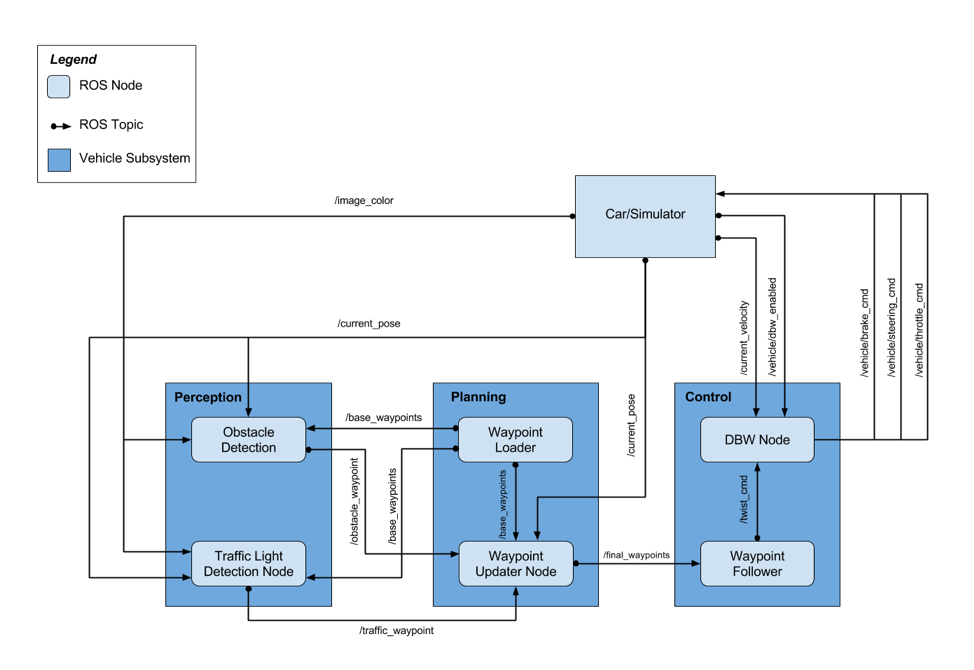
#> input picture media/Picture1.png, 974 x 670 px; its folder holds only this picture in this run
$ python -i image_augmentation.py   (imports and definitions only)
#> lines starting #> are read from the running program, lines starting #| are printed output that depends on the picture
"""
This module applies images augmentations to images to simulate different weather conditions.
"""
import cv2
import numpy as np
import random
import os

class ImageAugmentation:
    # [69 lines left out: functions random_brightness, increase_random_brightness, decrease_random_brightness, apply_brightness_contrast, add_random_shadow, add_snow, not called in this run]

    def generate_random_droplets(self, imshape, slant, drop_length, num_droplets=1500):
#> called with imshape = (670, 974, 3), slant = 2, drop_length = 16, num_droplets = 1117
        drops = []
        for i in range(num_droplets):
            if slant < 0:
                x = np.random.randint(slant, imshape[1])
            else:
                x = np.random.randint(0, imshape[1] - slant)
            y = np.random.randint(0, imshape[0] - drop_length)
            drops.append((x, y))
        return drops

    def add_rain(self, image, min_num_droplets=1000, max_num_droplets=1500):
        rain_image = image.copy()

        slant_extreme = 10
        slant = np.random.randint(-slant_extreme, slant_extreme)

        # Random droplet length
        drop_length = np.random.randint(1, 20)

        # Random droplet width
        drop_width = np.random.randint(1, 2)

        # Droplet color
        drop_color = (200, 200, 200)  ## a shade of gray

        # Number of droplets
        num_droplets = np.random.randint(min_num_droplets, max_num_droplets)

        # Generate random droplets
        rain_drops = self.generate_random_droplets(image.shape, slant, drop_length, num_droplets)

        for rain_drop in rain_drops:
            cv2.line(rain_image, (rain_drop[0], rain_drop[1]), (rain_drop[0] + slant, rain_drop[1] + drop_length),
                     drop_color, drop_width)
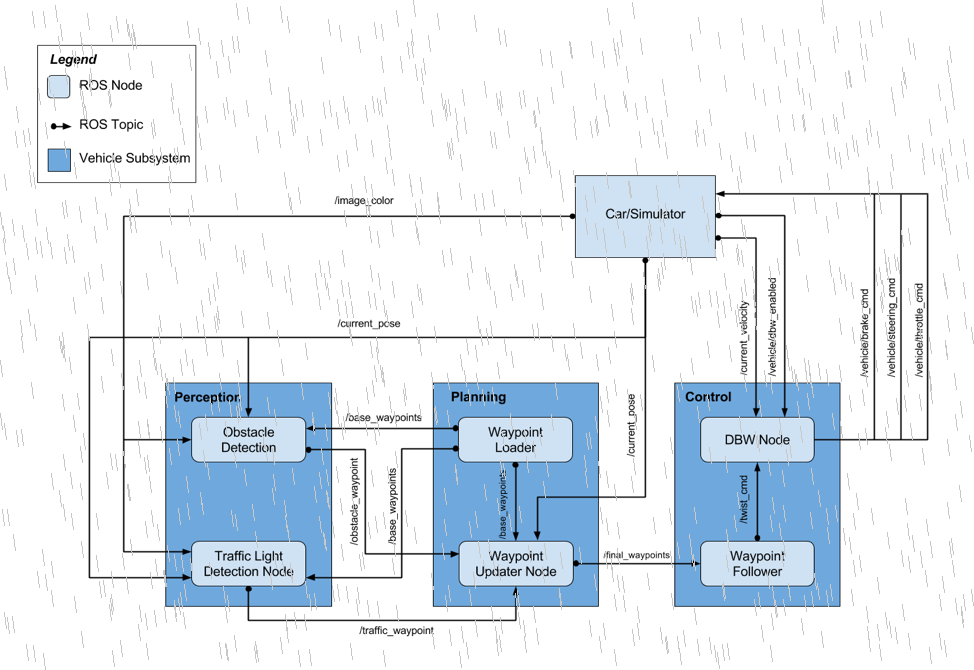
#> rain_image: shape (670, 974, 3); mean R, G, B 227.3, 234.9, 241.9
        rain_image = cv2.blur(rain_image, (7, 7))  ## rainy view are blurry
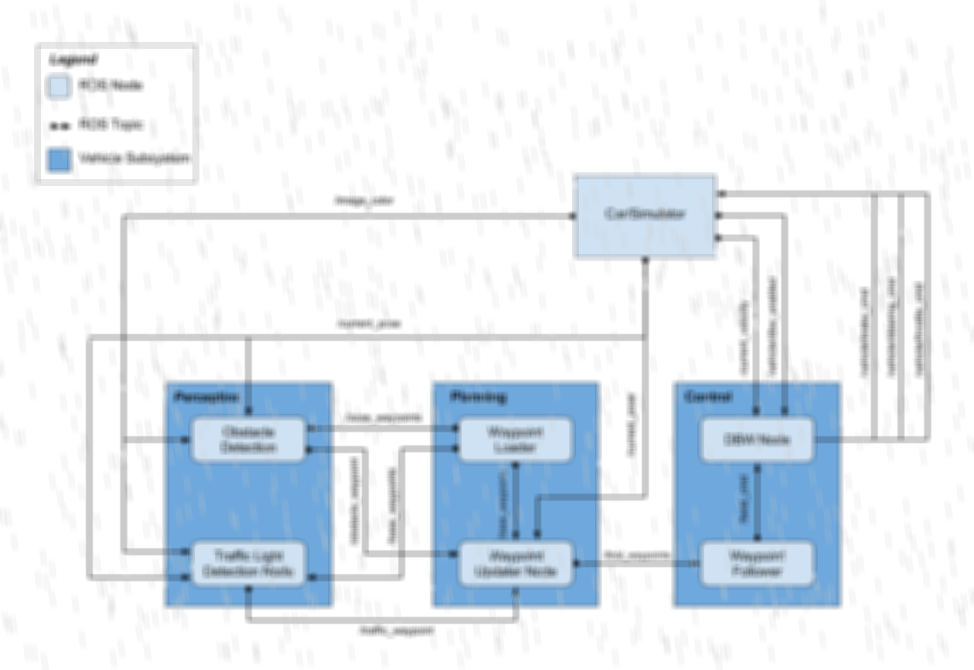
#> rain_image: shape (670, 974, 3); mean R, G, B 227.3, 235, 241.9

        brightness_coefficient = 0.7  ## rainy days are usually shady
        image_HLS = cv2.cvtColor(rain_image, cv2.COLOR_RGB2HLS)  ## Conversion to HLS
#> image_HLS: shape (670, 974, 3); mean of channels 0, 1, 2 21.2, 234.7, 25
        image_HLS[:, :, 1] = image_HLS[:, :,
                             1] * brightness_coefficient  ## scale pixel values down for channel 1(Lightness)
#> image_HLS: shape (670, 974, 3); mean of channels 0, 1, 2 21.2, 163.8, 25
        image_RGB = cv2.cvtColor(image_HLS, cv2.COLOR_HLS2RGB)  ## Conversion to RGB
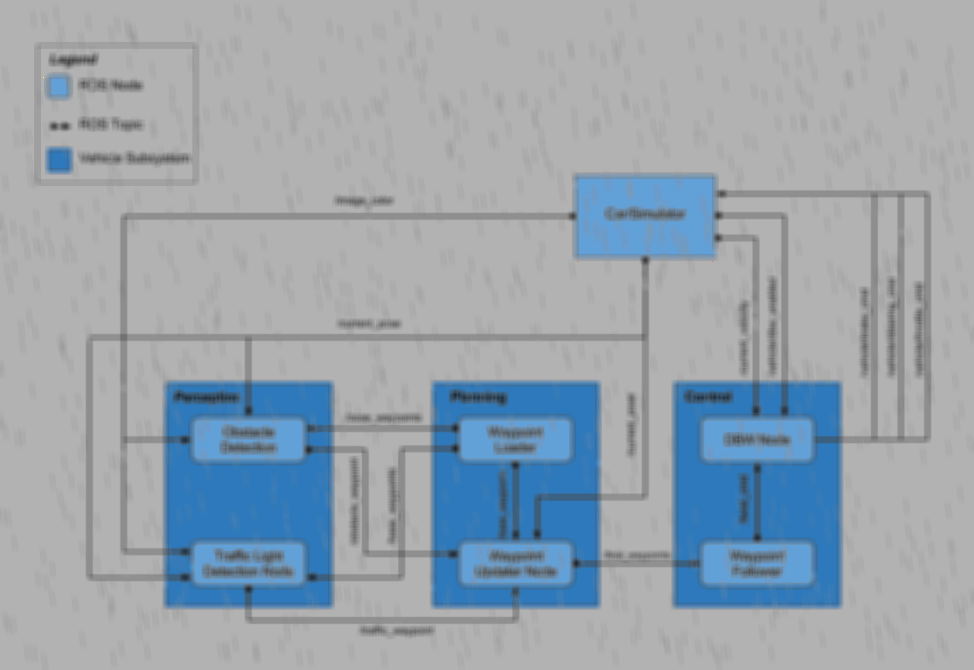
#> image_RGB: shape (670, 974, 3); mean R, G, B 152.9, 164.4, 174.7
        return image_RGB

    # [44 lines left out: functions add_png_overlay, add_fog, not called in this run]

>>> import cv2
>>> picture = cv2.cvtColor(cv2.imread('../../media/Picture1.png'), cv2.COLOR_BGR2RGB)
>>> result = ImageAugmentation().add_rain(picture)

$ run again, on media/Picture2.png
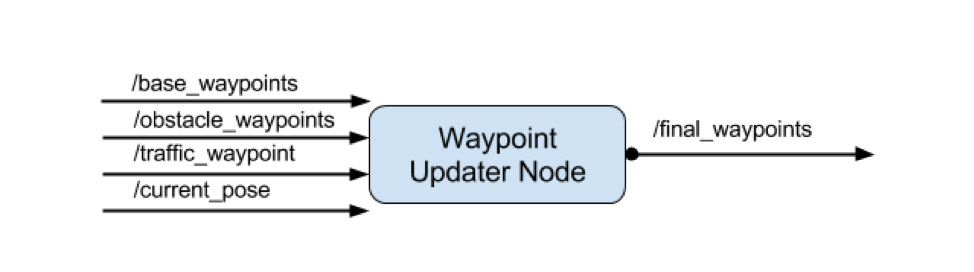
#> input picture media/Picture2.png, 974 x 272 px
#> after the loop in add_rain, `for rain_drop in rain_drops:`:
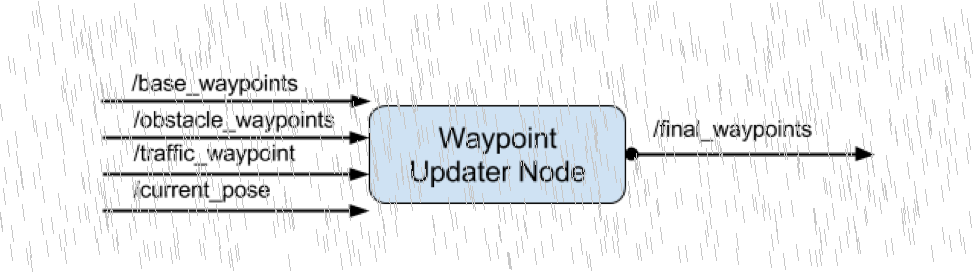
#> rain_image: shape (272, 974, 3); mean R, G, B 237.3, 238.8, 240.1
#> in add_rain, `image_RGB = cv2.cvtColor(image_HLS, cv2.COLOR_HLS2RGB)`:
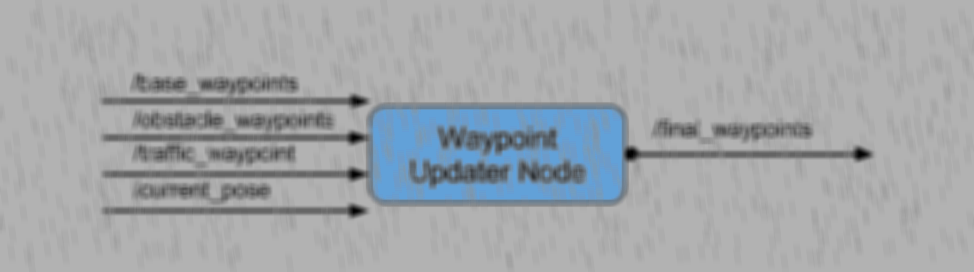
#> image_RGB: shape (272, 974, 3); mean R, G, B 163, 166.8, 170.2

$ run again, on media/Picture3.png
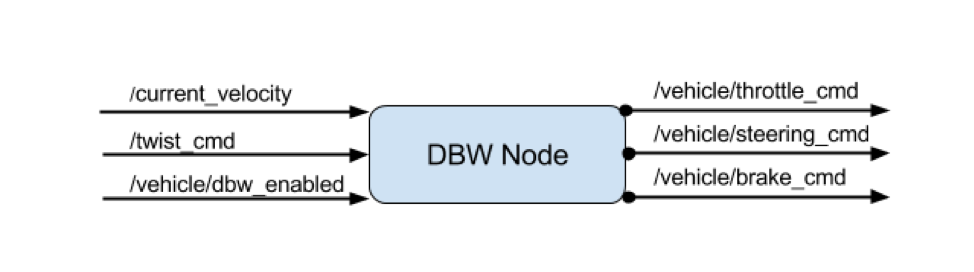
#> input picture media/Picture3.png, 974 x 272 px
#> after the loop in add_rain, `for rain_drop in rain_drops:`:
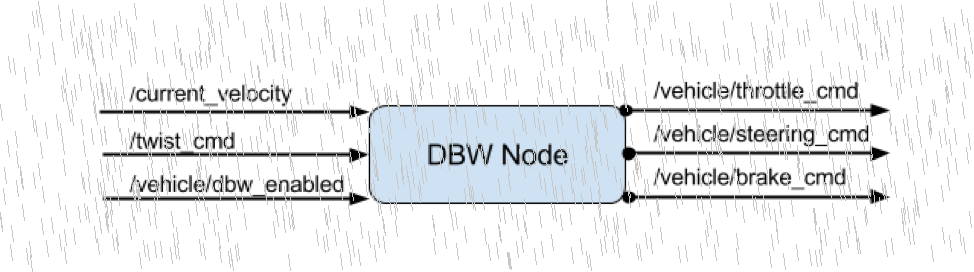
#> rain_image: shape (272, 974, 3); mean R, G, B 235.8, 237.3, 238.7
#> in add_rain, `image_RGB = cv2.cvtColor(image_HLS, cv2.COLOR_HLS2RGB)`:
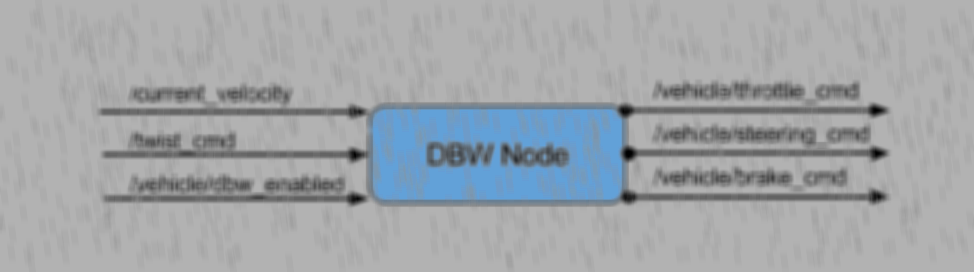
#> image_RGB: shape (272, 974, 3); mean R, G, B 161.5, 165.8, 169.7

$ run again, on media/Picture4.png
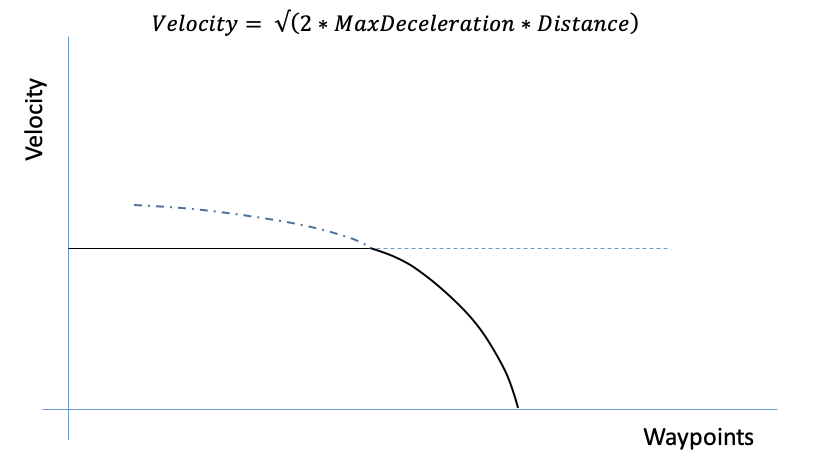
#> input picture media/Picture4.png, 1642 x 916 px (shown at 1/2 size)
#> after the loop in add_rain, `for rain_drop in rain_drops:`:
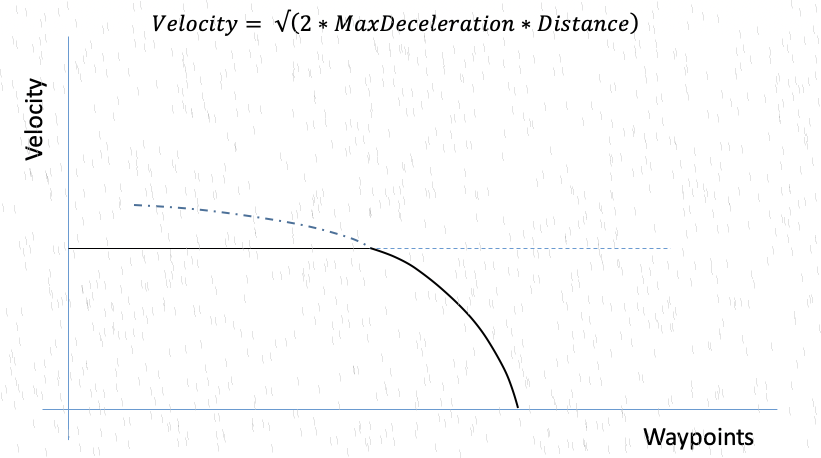
#> rain_image: shape (916, 1642, 3) (shown at 1/2 size); mean R, G, B 251, 251.2, 251.4
#> in add_rain, `image_RGB = cv2.cvtColor(image_HLS, cv2.COLOR_HLS2RGB)`:
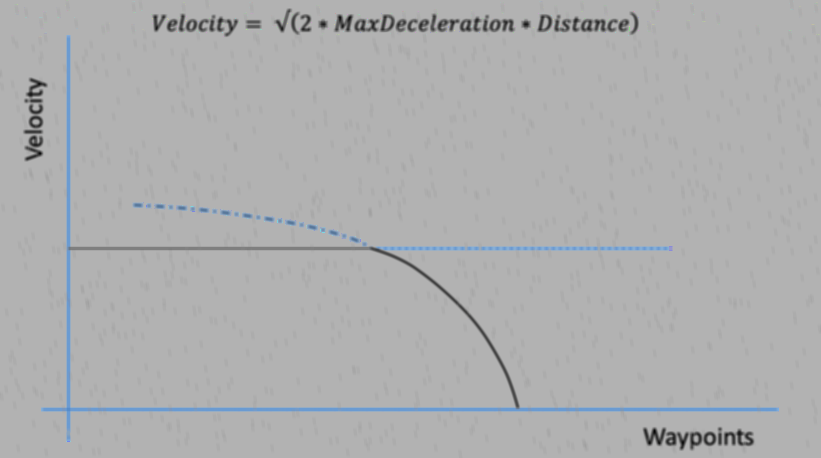
#> image_RGB: shape (916, 1642, 3) (shown at 1/2 size); mean R, G, B 174.6, 175.3, 176.1
